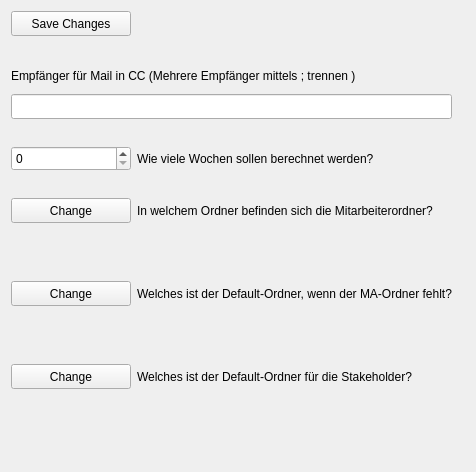
      <widget class="QWidget" name="pg_settings">
       <layout class="QGridLayout" name="gridLayout_4">
        <item row="12" column="1" colspan="2">
         <widget class="QLabel" name="lb_OtherOrdner">
          <property name="text">
           <string>Welches ist der Default-Ordner, wenn der MA-Ordner fehlt?</string>
          </property>
         </widget>
        </item>
        <item row="22" column="0" colspan="3">
         <widget class="QLabel" name="lb_emptylower">
          <property name="text">
           <string/>
          </property>
         </widget>
        </item>
        <item row="16" column="0" colspan="4">
         <widget class="QLabel" name="df_pathHS">
          <property name="sizePolicy">
           <sizepolicy hsizetype="Preferred" vsizetype="Fixed">
            <horstretch>0</horstretch>
            <verstretch>0</verstretch>
           </sizepolicy>
          </property>
          <property name="minimumSize">
           <size>
            <width>0</width>
            <height>25</height>
           </size>
          </property>
          <property name="maximumSize">
           <size>
            <width>16777215</width>
            <height>25</height>
           </size>
          </property>
          <property name="text">
           <string/>
          </property>
         </widget>
        </item>
        <item row="4" column="0" colspan="3">
         <widget class="QLabel" name="lb_CC">
          <property name="minimumSize">
           <size>
            <width>0</width>
            <height>25</height>
           </size>
          </property>
          <property name="maximumSize">
           <size>
            <width>16777215</width>
            <height>25</height>
           </size>
          </property>
          <property name="text">
           <string>Empfänger für Mail in CC (Mehrere Empfänger mittels ; trennen )</string>
          </property>
         </widget>
        </item>
        <item row="14" column="0" colspan="3">
         <widget class="QLabel" name="lb_emptyline_2">
          <property name="sizePolicy">
           <sizepolicy hsizetype="Preferred" vsizetype="Fixed">
            <horstretch>0</horstretch>
            <verstretch>0</verstretch>
           </sizepolicy>
          </property>
          <property name="minimumSize">
           <size>
            <width>0</width>
            <height>15</height>
           </size>
          </property>
          <property name="maximumSize">
           <size>
            <width>16777215</width>
            <height>15</height>
           </size>
          </property>
          <property name="text">
           <string/>
          </property>
         </widget>
        </item>
        <item row="15" column="1" colspan="2">
         <widget class="QLabel" name="label_6">
          <property name="text">
           <string>Welches ist der Default-Ordner für die Stakeholder?</string>
          </property>
         </widget>
        </item>
        <item row="18" column="0" colspan="3">
         <widget class="QLabel" name="lb_emptyline_5">
          <property name="sizePolicy">
           <sizepolicy hsizetype="Preferred" vsizetype="Fixed">
            <horstretch>0</horstretch>
            <verstretch>0</verstretch>
           </sizepolicy>
          </property>
          <property name="minimumSize">
           <size>
            <width>0</width>
            <height>15</height>
           </size>
          </property>
          <property name="maximumSize">
           <size>
            <width>16777215</width>
            <height>15</height>
           </size>
          </property>
          <property name="text">
           <string/>
          </property>
         </widget>
        </item>
        <item row="8" column="0" colspan="2">
         <widget class="QLabel" name="lb_emptyline_3">
          <property name="sizePolicy">
           <sizepolicy hsizetype="Preferred" vsizetype="Fixed">
            <horstretch>0</horstretch>
            <verstretch>0</verstretch>
           </sizepolicy>
          </property>
          <property name="minimumSize">
           <size>
            <width>0</width>
            <height>15</height>
           </size>
          </property>
          <property name="maximumSize">
           <size>
            <width>16777215</width>
            <height>15</height>
           </size>
          </property>
          <property name="text">
           <string/>
          </property>
         </widget>
        </item>
        <item row="12" column="0">
         <widget class="QPushButton" name="btn_pathdf">
          <property name="sizePolicy">
           <sizepolicy hsizetype="Fixed" vsizetype="Fixed">
            <horstretch>0</horstretch>
            <verstretch>0</verstretch>
           </sizepolicy>
          </property>
          <property name="minimumSize">
           <size>
            <width>120</width>
            <height>25</height>
           </size>
          </property>
          <property name="maximumSize">
           <size>
            <width>120</width>
            <height>25</height>
           </size>
          </property>
          <property name="text">
           <string>Change</string>
          </property>
         </widget>
        </item>
        <item row="15" column="0">
         <widget class="QPushButton" name="btn_pathhs">
          <property name="sizePolicy">
           <sizepolicy hsizetype="Fixed" vsizetype="Fixed">
            <horstretch>0</horstretch>
            <verstretch>0</verstretch>
           </sizepolicy>
          </property>
          <property name="minimumSize">
           <size>
            <width>120</width>
            <height>25</height>
           </size>
          </property>
          <property name="maximumSize">
           <size>
            <width>120</width>
            <height>25</height>
           </size>
          </property>
          <property name="text">
           <string>Change</string>
          </property>
         </widget>
        </item>
        <item row="5" column="0" colspan="3">
         <widget class="QLineEdit" name="df_CC">
          <property name="minimumSize">
           <size>
            <width>0</width>
            <height>25</height>
           </size>
          </property>
          <property name="maximumSize">
           <size>
            <width>16777215</width>
            <height>25</height>
           </size>
          </property>
         </widget>
        </item>
        <item row="3" column="0" colspan="3">
         <widget class="QLabel" name="lb_emptyline">
          <property name="enabled">
           <bool>false</bool>
          </property>
          <property name="sizePolicy">
           <sizepolicy hsizetype="Preferred" vsizetype="Fixed">
            <horstretch>0</horstretch>
            <verstretch>0</verstretch>
           </sizepolicy>
          </property>
          <property name="minimumSize">
           <size>
            <width>0</width>
            <height>15</height>
           </size>
          </property>
          <property name="maximumSize">
           <size>
            <width>5000</width>
            <height>15</height>
           </size>
          </property>
          <property name="text">
           <string/>
          </property>
         </widget>
        </item>
        <item row="9" column="0">
         <widget class="QPushButton" name="btn_pathma">
          <property name="sizePolicy">
           <sizepolicy hsizetype="Fixed" vsizetype="Fixed">
            <horstretch>0</horstretch>
            <verstretch>0</verstretch>
           </sizepolicy>
          </property>
          <property name="minimumSize">
           <size>
            <width>120</width>
            <height>25</height>
           </size>
          </property>
          <property name="maximumSize">
           <size>
            <width>120</width>
            <height>25</height>
           </size>
          </property>
          <property name="text">
           <string>Change</string>
          </property>
         </widget>
        </item>
        <item row="13" column="0" colspan="3">
         <widget class="QLabel" name="df_pathDF">
          <property name="sizePolicy">
           <sizepolicy hsizetype="Preferred" vsizetype="Fixed">
            <horstretch>0</horstretch>
            <verstretch>0</verstretch>
           </sizepolicy>
          </property>
          <property name="minimumSize">
           <size>
            <width>0</width>
            <height>25</height>
           </size>
          </property>
          <property name="autoFillBackground">
           <bool>false</bool>
          </property>
          <property name="text">
           <string/>
          </property>
         </widget>
        </item>
        <item row="7" column="0">
         <widget class="QSpinBox" name="df_weeks">
          <property name="sizePolicy">
           <sizepolicy hsizetype="Fixed" vsizetype="Fixed">
            <horstretch>0</horstretch>
            <verstretch>0</verstretch>
           </sizepolicy>
          </property>
          <property name="minimumSize">
           <size>
            <width>120</width>
            <height>25</height>
           </size>
          </property>
          <property name="maximumSize">
           <size>
            <width>120</width>
            <height>25</height>
           </size>
          </property>
         </widget>
        </item>
        <item row="6" column="0" colspan="3">
         <widget class="QLabel" name="lb_empty_8">
          <property name="sizePolicy">
           <sizepolicy hsizetype="Fixed" vsizetype="Fixed">
            <horstretch>0</horstretch>
            <verstretch>0</verstretch>
           </sizepolicy>
          </property>
          <property name="minimumSize">
           <size>
            <width>0</width>
            <height>15</height>
           </size>
          </property>
          <property name="maximumSize">
           <size>
            <width>16777215</width>
            <height>15</height>
           </size>
          </property>
          <property name="text">
           <string/>
          </property>
         </widget>
        </item>
        <item row="1" column="0">
         <widget class="QPushButton" name="btn_svchange">
          <property name="sizePolicy">
           <sizepolicy hsizetype="Fixed" vsizetype="Fixed">
            <horstretch>0</horstretch>
            <verstretch>0</verstretch>
           </sizepolicy>
          </property>
          <property name="minimumSize">
           <size>
            <width>120</width>
            <height>25</height>
           </size>
          </property>
          <property name="maximumSize">
           <size>
            <width>120</width>
            <height>25</height>
           </size>
          </property>
          <property name="text">
           <string>Save Changes</string>
          </property>
         </widget>
        </item>
        <item row="15" column="3">
         <widget class="QLabel" name="lb_empty_2">
          <property name="text">
           <string/>
          </property>
         </widget>
        </item>
        <item row="7" column="1" colspan="2">
         <widget class="QLabel" name="lb_Weeks">
          <property name="maximumSize">
           <size>
            <width>16777215</width>
            <height>25</height>
           </size>
          </property>
          <property name="text">
           <string>Wie viele Wochen sollen berechnet werden?</string>
          </property>
         </widget>
        </item>
        <item row="11" column="0" colspan="2">
         <widget class="QLabel" name="lb_emptyline_4">
          <property name="sizePolicy">
           <sizepolicy hsizetype="Preferred" vsizetype="Fixed">
            <horstretch>0</horstretch>
            <verstretch>0</verstretch>
           </sizepolicy>
          </property>
          <property name="minimumSize">
           <size>
            <width>0</width>
            <height>15</height>
           </size>
          </property>
          <property name="maximumSize">
           <size>
            <width>16777215</width>
            <height>15</height>
           </size>
          </property>
          <property name="text">
           <string/>
          </property>
         </widget>
        </item>
        <item row="10" column="0" colspan="3">
         <widget class="QLabel" name="df_pathIM">
          <property name="sizePolicy">
           <sizepolicy hsizetype="Preferred" vsizetype="Fixed">
            <horstretch>0</horstretch>
            <verstretch>0</verstretch>
           </sizepolicy>
          </property>
          <property name="minimumSize">
           <size>
            <width>0</width>
            <height>25</height>
           </size>
          </property>
          <property name="maximumSize">
           <size>
            <width>16777215</width>
            <height>25</height>
           </size>
          </property>
          <property name="autoFillBackground">
           <bool>false</bool>
          </property>
          <property name="text">
           <string/>
          </property>
         </widget>
        </item>
        <item row="9" column="1" colspan="2">
         <widget class="QLabel" name="lb_maOrdner">
          <property name="sizePolicy">
           <sizepolicy hsizetype="Preferred" vsizetype="Fixed">
            <horstretch>0</horstretch>
            <verstretch>0</verstretch>
           </sizepolicy>
          </property>
          <property name="maximumSize">
           <size>
            <width>16777215</width>
            <height>25</height>
           </size>
          </property>
          <property name="text">
           <string>In welchem Ordner befinden sich die Mitarbeiterordner?</string>
          </property>
         </widget>
        </item>
       </layout>
      </widget>
